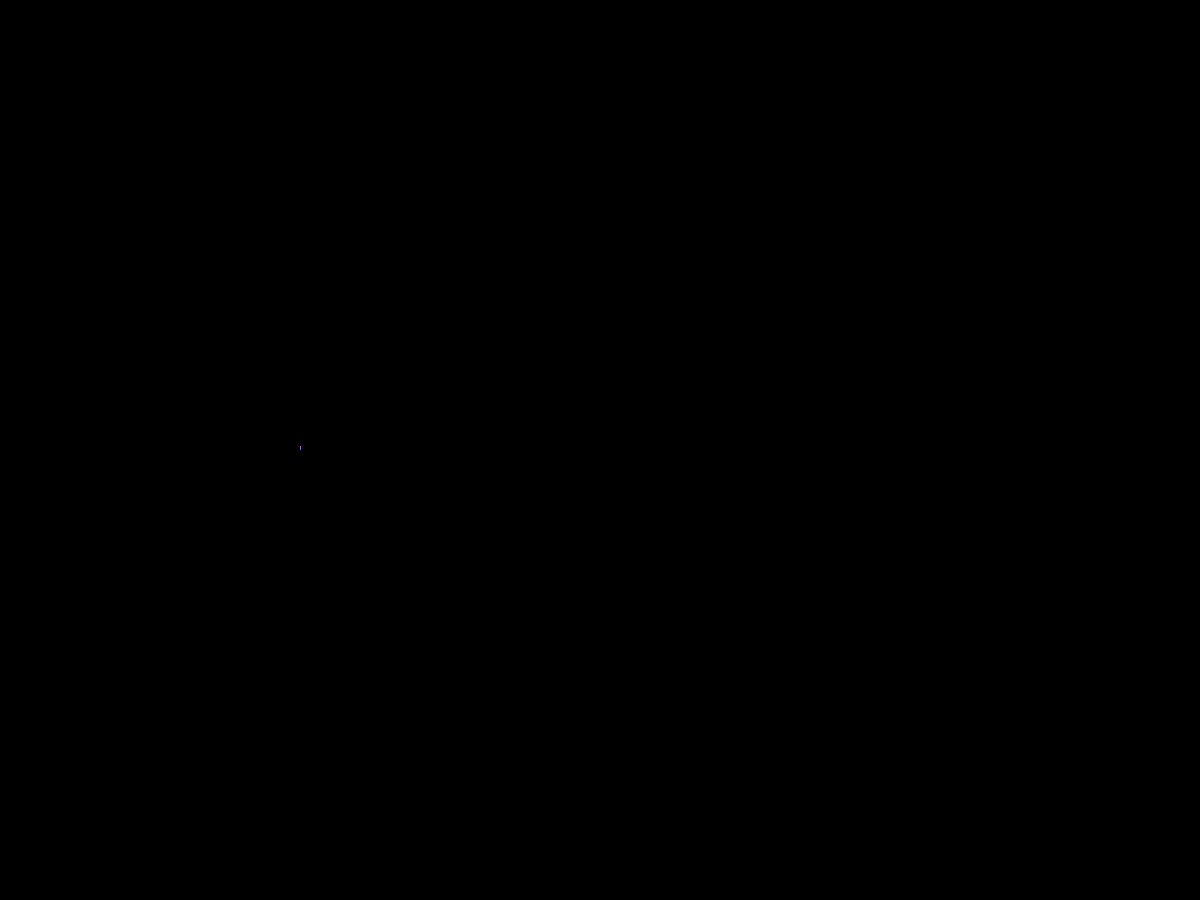
Frame 1 (no input)
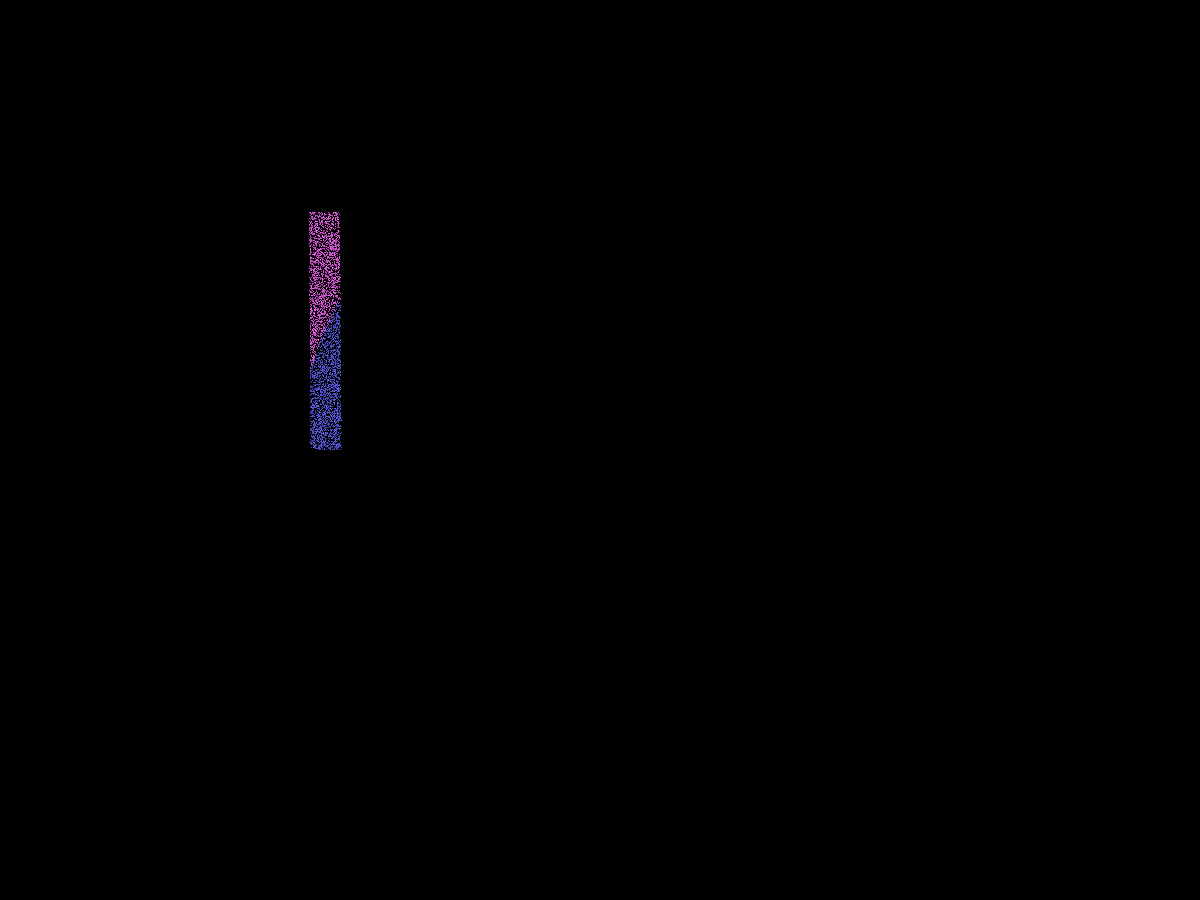
Frame 60 (the mouse pressed at the canvas centre just before this capture)
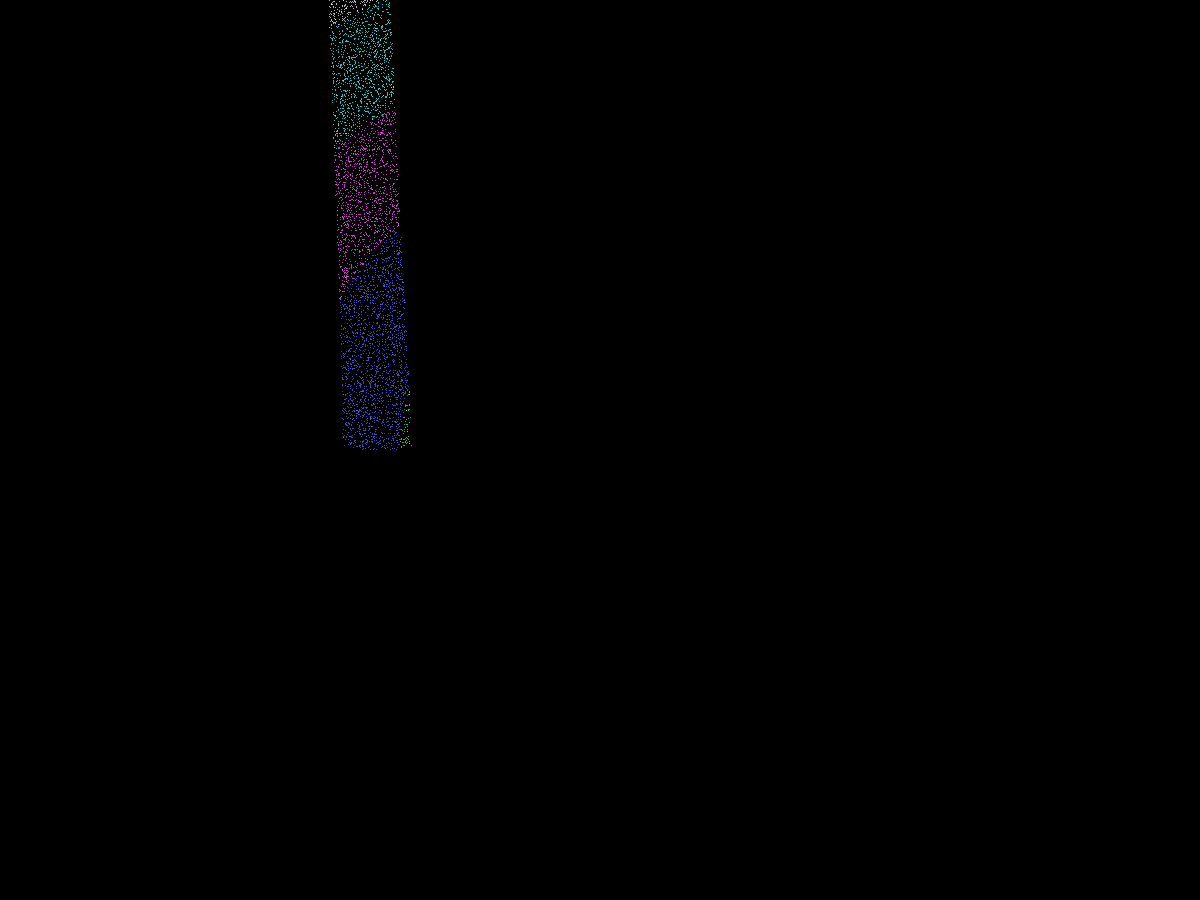
Frame 120 (the mouse held since frame 60 and released just before this capture)

The Processing sketch that drew these frames (run headless with seeded random() and noise(); from frame 60 on, the mouse is pressed at the canvas centre):

// Processing sketch: processing_179986
// ── processing_179986.pde

ArrayList ring = new ArrayList();
float G;
Body saturn;
Body titan;
Body rhea;
Body iapetus;

void setup(){
  size(1200,900);
  saturn = new Body(new PVector(width/2,height/2),new PVector(0,0),10000,100,true,color(255,255,0));
  titan = new Body(new PVector(100,height/2),new PVector(0,-1),10,5,false,color(255,255,0));
  rhea = new Body(new PVector(950,height/2),new PVector(0,1.1),5,5,false,color(255,0,0));
  iapetus = new Body(new PVector(400,height/2),new PVector(0,-1.6),8,5,false,color(0,255,0));
  G = 0.05;
  background(0);
  for(int i=0; i<5000; i++){
    ring.add(new Particle());
  }
  smooth();
  frameRate(80);
}

void draw(){
  background(0);
  //histogram();
  fill(255,255,0,50);
  //titan.run();
  //saturn.run();
  //rhea.run();
  //iapetus.run();
  for(int i=0; i<ring.size(); i++){
    Particle p = (Particle) ring.get(i);
    p.run();
    if(p.hit(saturn) || p.hit(titan) || p.hit(rhea) || p.hit(iapetus) || PVector.dist(p.loc,saturn.loc)>999){
      ring.remove(i);
    }
  }
  print(ring.size()+"\n");
}






void histogram(){
  int[] hist = new int[1010];
  for(int i=0; i<ring.size(); i++){
    Particle p = (Particle) ring.get(i);
    float distance = PVector.dist(p.loc,saturn.loc);
    int index = round(distance);
    hist[index]++;
  }
  
  //find lowest 4 numbers
  int low1 = 1000;
  int low2 = 1000;
  int low3 = 1000;
  int low4 = 1000;
  for(int i=0; i<hist.length; i++){
    if(hist[i]<low1 && hist[i]>0){
      low1 = i;  
    }
    else if(hist[i]<low2 && hist[i]>0){
      low2 = i;  
    }
    else if(hist[i]<low3 && hist[i]>0){
      low3 = i;  
    }
    else if(hist[i]<low4 && hist[i]>0){
      low4 = i;  
    }
  }
  print(low1+"\n");
  
  noFill();
  stroke(255,0,0);
  ellipse(width/2,height/2,low4,low4);
  stroke(0,255,0);
  ellipse(width/2,height/2,low3,low3);
  stroke(255,0,255);
  ellipse(width/2,height/2,low2,low2);
  stroke(0,0,255);
  ellipse(width/2,height/2,low1,low1);
}






class Particle{
  
  PVector loc;
  PVector vel;
  PVector acc;
  PVector r;
  color c;
  
  Particle(){
    loc = new PVector(random(3*width/14,7*width/14),height/2);
    loc = new PVector(300,height/2);
    //find quadrant
    float randX;
    float randY;
    randX = random(0,0.5);
    randY = random(-4,0);
    vel = new PVector(randX,randY);
    acc = new PVector(0,0);
    r = new PVector(0,0);
  }
  
  void run(){
    acc.mult(0);
    acc.add(grav(saturn));
    acc.add(grav(titan));
    acc.add(grav(rhea));
    acc.add(grav(iapetus));
    vel.limit(50);
    vel.add(acc);
    loc.add(vel);
    render();
  }
  
  PVector grav(Body body){
    r = PVector.sub(loc,body.loc);
    float rMag = PVector.dist(loc,body.loc);
    if(rMag<1.0) rMag = 1.0;
    float coef = (-1)*G*body.M/(rMag*rMag);
    r.normalize();
    return PVector.mult(r,coef);
  }
  
  boolean hit(Body body){
    float distance = PVector.dist(loc,body.loc);
    if(distance<body.rad/2){
      return true;
    }
    else{
      return false;
    }
  }
  
  void render(){
    float distance = PVector.dist(loc,saturn.loc);
    color c;
    if(distance>0 && distance<=100){
      c = color(255,100,100);
    }
    else if(distance>100 && distance<=200){
      c = color(100,255,100);
    }
    else if(distance>200 && distance<=300){
      c = color(100,100,255);
    }
    else if(distance>300 && distance<=400){
      c = color(255,100,255);
    }
    else if(distance>400 && distance<=500){
      c = color(100,255,255);
    }
    else{
      c = color(255,255,255);
    }
    stroke(c);
    point(loc.x,loc.y);
  }
}









class Body{
  PVector loc;
  PVector vel;
  PVector acc;
  PVector r;
  int rad;
  float M;
  boolean isSaturn;
  color c;
  
  Body(PVector l, PVector v, float mass, int R, boolean who, color colour){
    loc = l;
    vel = v;
    acc = new PVector(0,0);
    M = mass;
    rad = R;
    isSaturn = who;
    c = colour;
  }
  
  void run(){
    if(!isSaturn){
      acc.mult(0);
      r = PVector.sub(loc,saturn.loc);
      float rMag = PVector.dist(loc,saturn.loc);
      float coef = (-1)*G*saturn.M/(rMag*rMag);
      r.normalize();
      acc = PVector.mult(r,coef);
      vel.add(acc);
      loc.add(vel);
    }
      stroke(c);
      ellipse(loc.x,loc.y,rad,rad);
  }
}
